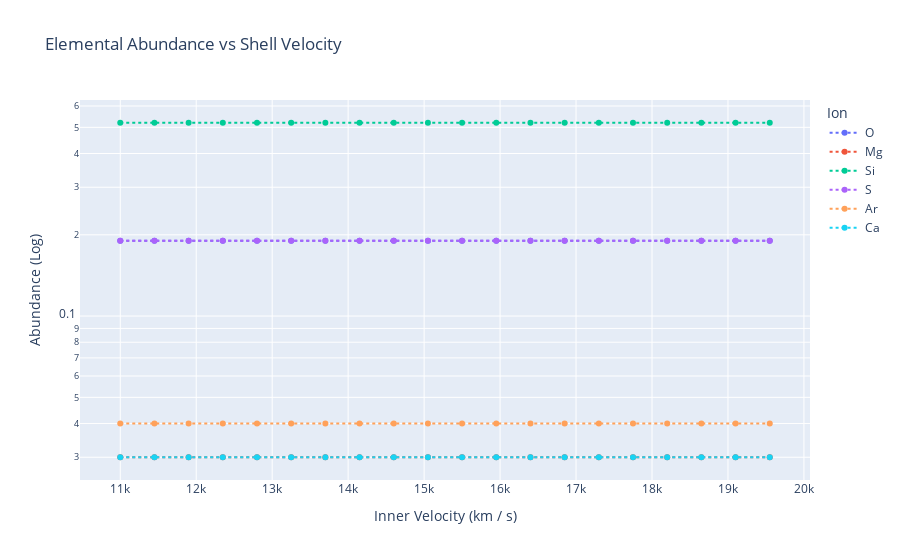

This figure's notebook cell:
### Code cell
# Plot data in Plotly

fig = go.Figure()

for atomic_number in sim.plasma.selected_atoms:
    fig.add_trace(
        go.Scatter(
            x=shell_velocities,
            y=abundances.loc[atomic_number],
            mode="lines+markers",
            name=ATOM_DATA.symbol.loc[atomic_number],
            line=dict(dash="dot"),
            line_shape="hv",
        )
    )

# Update layout for a common legend and titles
fig.update_layout(
    title="Elemental Abundance vs Shell Velocity",
    xaxis_title=f"Inner Velocity ({str(shell_velocities.unit)})",
    yaxis_title="Abundance (Log)",
    legend_title="Ion",
    yaxis_type="log",
)

fig.show()

### Figure 1 — Plotly figure (JSON) as saved in the notebook; plotly's stock layout.template omitted (floating-point values rounded to 4 significant figures)
{"data": [{"line": {"dash": "dot", "shape": "hv"}, "mode": "lines+markers", "name": "O", "type": "scatter", "x": [11000, 11450, 11900, 12350, 12800, 13250, 13700, 14150, 14600, 15050, 15500, 15950, 16400, 16850, 17300, 17750, 18200, 18650, 19100, 19550], "y": [0.19, 0.19, 0.19, 0.19, 0.19, 0.19, 0.19, 0.19, 0.19, 0.19, 0.19, 0.19, 0.19, 0.19, 0.19, 0.19, 0.19, 0.19, 0.19, 0.19]}, {"line": {"dash": "dot", "shape": "hv"}, "mode": "lines+markers", "name": "Mg", "type": "scatter", "x": [11000, 11450, 11900, 12350, 12800, 13250, 13700, 14150, 14600, 15050, 15500, 15950, 16400, 16850, 17300, 17750, 18200, 18650, 19100, 19550], "y": [0.03, 0.03, 0.03, 0.03, 0.03, 0.03, 0.03, 0.03, 0.03, 0.03, 0.03, 0.03, 0.03, 0.03, 0.03, 0.03, 0.03, 0.03, 0.03, 0.03]}, {"line": {"dash": "dot", "shape": "hv"}, "mode": "lines+markers", "name": "Si", "type": "scatter", "x": [11000, 11450, 11900, 12350, 12800, 13250, 13700, 14150, 14600, 15050, 15500, 15950, 16400, 16850, 17300, 17750, 18200, 18650, 19100, 19550], "y": [0.52, 0.52, 0.52, 0.52, 0.52, 0.52, 0.52, 0.52, 0.52, 0.52, 0.52, 0.52, 0.52, 0.52, 0.52, 0.52, 0.52, 0.52, 0.52, 0.52]}, {"line": {"dash": "dot", "shape": "hv"}, "mode": "lines+markers", "name": "S", "type": "scatter", "x": [11000, 11450, 11900, 12350, 12800, 13250, 13700, 14150, 14600, 15050, 15500, 15950, 16400, 16850, 17300, 17750, 18200, 18650, 19100, 19550], "y": [0.19, 0.19, 0.19, 0.19, 0.19, 0.19, 0.19, 0.19, 0.19, 0.19, 0.19, 0.19, 0.19, 0.19, 0.19, 0.19, 0.19, 0.19, 0.19, 0.19]}, {"line": {"dash": "dot", "shape": "hv"}, "mode": "lines+markers", "name": "Ar", "type": "scatter", "x": [11000, 11450, 11900, 12350, 12800, 13250, 13700, 14150, 14600, 15050, 15500, 15950, 16400, 16850, 17300, 17750, 18200, 18650, 19100, 19550], "y": [0.04, 0.04, 0.04, 0.04, 0.04, 0.04, 0.04, 0.04, 0.04, 0.04, 0.04, 0.04, 0.04, 0.04, 0.04, 0.04, 0.04, 0.04, 0.04, 0.04]}, {"line": {"dash": "dot", "shape": "hv"}, "mode": "lines+markers", "name": "Ca", "type": "scatter", "x": [11000, 11450, 11900, 12350, 12800, 13250, 13700, 14150, 14600, 15050, 15500, 15950, 16400, 16850, 17300, 17750, 18200, 18650, 19100, 19550], "y": [0.03, 0.03, 0.03, 0.03, 0.03, 0.03, 0.03, 0.03, 0.03, 0.03, 0.03, 0.03, 0.03, 0.03, 0.03, 0.03, 0.03, 0.03, 0.03, 0.03]}], "layout": {"legend": {"title": {"text": "Ion"}}, "title": {"text": "Elemental Abundance vs Shell Velocity"}, "xaxis": {"title": {"text": "Inner Velocity (km / s)"}}, "yaxis": {"title": {"text": "Abundance (Log)"}, "type": "log"}}}
